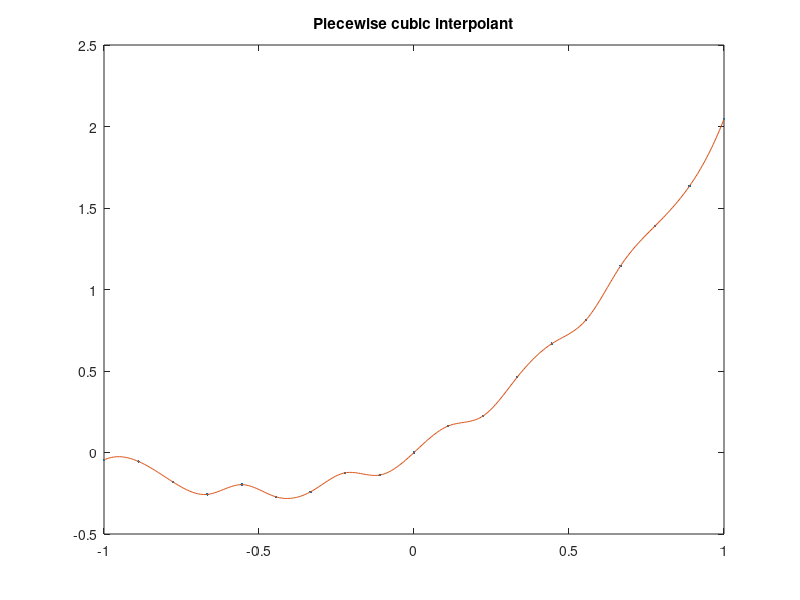

Write MATLAB code to recreate this figure.
%%
n = 18;
t = linspace(-1,1,n+1)';  y = t.^2 + t + 0.05*sin(20*t);
clf, plot(t,y,'.')
 
%%
% By default |interp1| gives us an interpolating function that is linear
% between each pair of consecutive nodes.
x = linspace(-1,1,400)';
hold on, plot(x,interp1(t,y,x))
title('Piecewise linear interpolant')    % ignore this line

%%
% We may instead request a smoother interpolant that is piecewise cubic.
cla
plot(t,y,'.')
plot(x,interp1(t,y,x,'spline'))
title('Piecewise cubic interpolant')   % ignore this line
